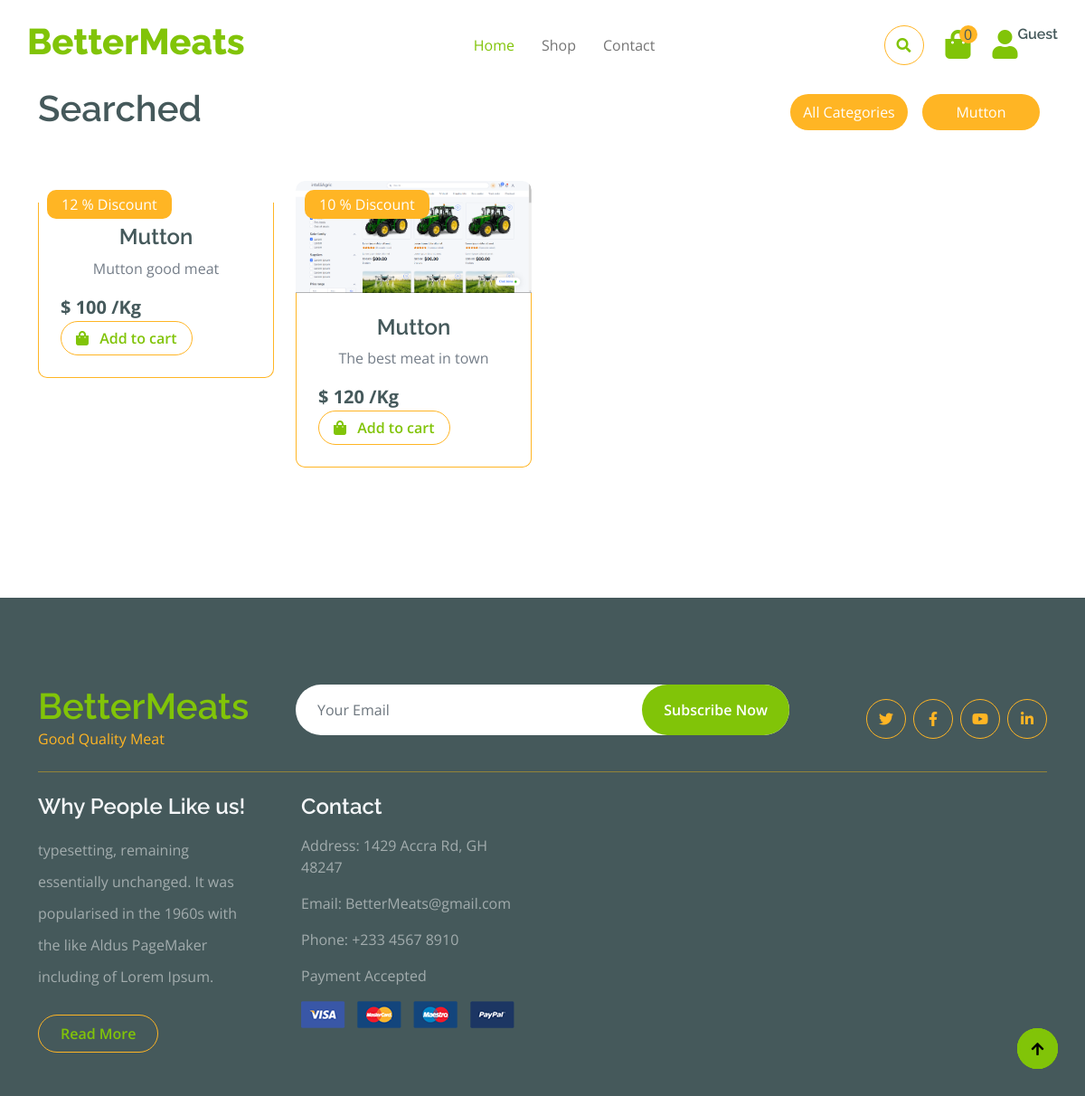
The app's page /view/frontend/showByCat.php?cat_id=4 with its own data.
### tables this page shows
CREATE TABLE `categories` (
  `cat_id` int(11) NOT NULL,
  `cat_name` varchar(100) NOT NULL
);

CREATE TABLE `products` (
  `product_id` int(11) NOT NULL,
  `product_cat` int(11) NOT NULL,
  `product_brand` int(11) NOT NULL,
  `product_title` varchar(200) NOT NULL,
  `product_price` double NOT NULL,
  `product_desc` varchar(500) DEFAULT NULL,
  `product_image` varchar(100) DEFAULT NULL,
  `product_keywords` varchar(100) DEFAULT NULL,
  `qnty` int(100) DEFAULT NULL,
  `recipes` varchar(255) NOT NULL
);

### controllers/general_controller.php (called while the page is built, shortened)
<?php
include(__DIR__ . "/../classes/general_class.php");
function get_category_name($cat_id){
    $general_class = new general_class();
    $cat = $general_class->getCategoryName($cat_id);
    return $cat;
}
function show_by_cat($cat_id){
    $general_class = new general_class();
    $found = $general_class->showByCat($cat_id);
    return $found;
}
?>

### classes/general_class.php (called while the page is built, shortened)
<?php
require_once(__DIR__ . "/../settings/db_class.php");
class general_class extends db_connection
{
		public function getCategoryName($cat_id){
			$sql = "SELECT * FROM `categories` WHERE `cat_id` = '$cat_id'";
			$category = $this->db_fetch_one($sql);
			return $category;
		}
		function showByCat($cat_id){
			$sql = "SELECT *, categories.cat_name FROM `categories`
			JOIN `products` ON categories.cat_id = products.product_cat
			WHERE cat_id = '$cat_id'";
			$showCat = $this->db_fetch_all($sql);
			return $showCat;
		}
}
?>

### settings/db_class.php (called while the page is built, shortened)
<?php
class db_connection
{
	public $db = null;
	public $results = null;
	function db_connect(){
		$this->db = mysqli_connect(SERVER,USERNAME,PASSWD,DATABASE);
		if (mysqli_connect_errno()) {
			return false;
		}else{
			return true;
		}
	}
	function db_query($sqlQuery){
		$this->results = mysqli_query($this->db,$sqlQuery);
		if ($this->results == false) {
			return false;
		}else{
			return true;
		}
	}
	function db_fetch_one($sql){
		if(!$this->db_query($sql)){
			return false;
		}
		return mysqli_fetch_assoc($this->results);
	}
	function db_fetch_all($sql){
		if(!$this->db_query($sql)){
			return false;
		}
		return mysqli_fetch_all($this->results, MYSQLI_ASSOC);
	}
}
?>

### actions/product.php (called while the page is built, shortened)
<?php
require_once(__DIR__ . "/../controllers/general_controller.php");
function getCategoryName($cat_id){
    $cat = get_category_name($cat_id);
    return $cat['cat_name'];
}
?>

### view/frontend/showByCat.php (the view, shortened to what this page needs)
<?php
require_once(__DIR__ . "/../../controllers/general_controller.php");
if(isset($_GET['cat_id'])) {
    $cat_id = $_GET["cat_id"];
    $productsfound = show_by_cat($cat_id);
}
?>
<!DOCTYPE html>
<html lang="en">
    <head>
        <link rel="stylesheet" href="https://use.fontawesome.com/releases/v5.15.4/css/all.css"/>
        <link href="https://cdn.jsdelivr.net/npm/bootstrap-icons@1.4.1/font/bootstrap-icons.css" rel="stylesheet">
        <link href="lib/lightbox/css/lightbox.min.css" rel="stylesheet">
        <link href="lib/owlcarousel/assets/owl.carousel.min.css" rel="stylesheet">
        <link href="css/bootstrap.min.css" rel="stylesheet">
        <link href="css/style.css" rel="stylesheet">
    </head>
    <body>
    <?php include "userNavBar.php" ?>
        <div class="container-fluid fruite py-5">
            <div class="container py-5">
                <div class="tab-class text-center">
                    <div class="row g-4">
                        <div class="col-lg-4 text-start">
                            <h1>Searched</h1>
                        </div>
                        <div class="col-lg-8 text-end">
                            <ul class="nav nav-pills d-inline-flex text-center mb-5">
                            <li class="nav-item">
                                <a class="d-flex m-2 py-2 bg-light rounded-pill active" data-bs-toggle="pill" href="#tab-1" onclick="window.location.href='index.php'">
                                    <span class="text-dark" style="width: 130px;">All Categories</span>
                                </a>
                            </li>
                                <li class="nav-item">
                                    <a class="d-flex m-2 py-2 bg-light rounded-pill active" data-bs-toggle="pill" href="#tab-1">
                                        <span class="text-dark" style="width: 130px;">
                                            <?php
                                                global $productsfound;
                                                echo $productsfound[0]['cat_name'];
                                            ?>
                                        </span>
                                    </a>
                                </li>
                            </ul>
                        </div>
                    </div>
                    <div class="tab-content">
                        <div id="tab-1" class="tab-pane fade show p-0 active">
                            <div class="row g-4">
                                <div class="col-lg-12">
                                    <div class="row g-4">
                                        <?php
                                            global $productsfound;
                                            if (empty($productsfound)) {
                                                return null;
                                            } else {
                                                foreach ($productsfound as $product): ?>
                                                    <div class="col-md-6 col-lg-4 col-xl-3">
                                                        <div class="rounded position-relative fruite-item">
                                                            <div class="fruite-img">
                                                                <img src="../../upload/<?php echo $product["product_image"]; ?>" class="img-fluid w-100 rounded-top" alt="" width = 400 title="<?php echo $product['product_image']; ?> ">
                                                            </div>
                                                            <div class="text-white bg-secondary px-3 py-1 rounded position-absolute" style="top: 10px; left: 10px;"> <?php echo $product["product_desc"]?> % Discount </div>
                                                            <div class="p-4 border border-secondary border-top-0 rounded-bottom">
                                                                <h4><?php echo getCategoryName($product["product_cat"])?></h4>
                                                                <p><?php echo $product["product_title"]?></p>
                                                                <div class="d-flex justify-content-between flex-lg-wrap">
                                                                    <p class="text-dark fs-5 fw-bold mb-0"> $ <?php echo $product["product_price"]?> /Kg </p>
                                                                    <a href="index.php?add_to_cart=<?php echo trim($product['product_id']); ?>" class="btn border border-secondary rounded-pill px-3 text-primary">
                                                                        <i class="fa fa-shopping-bag me-2 text-primary"></i> Add to cart
                                                                    </a>
                                                                </div>
                                                            </div>
                                                        </div>
                                                    </div>
                                                <?php endforeach;
                                            }
                                        ?>
                                    </div>
                                </div>
                            </div>
                        </div>
                    </div>
                </div>
            </div>
        </div>
        <a href="#" class="btn btn-primary border-3 border-primary rounded-circle back-to-top"><i class="fa fa-arrow-up"></i></a>
        <a href="#" class="btn btn-primary border-3 border-primary rounded-circle back-to-top"><i class="fa fa-arrow-up"></i></a>
        <?php include "pages/footer.php" ?>
    </body>
</html>

### view/frontend/css/style.css (style rules this page uses)
.back-to-top { position: fixed; right: 30px; bottom: 30px; display: flex; width: 45px; height: 45px; align-items: center; justify-content: center; transition: 0.5s; z-index: 99; }
.btn { font-weight: 600; transition: .5s; }
.btn.border-secondary { transition: 0.5s; }
.fruite .tab-class .nav-item a.active { background: var(--bs-secondary) !important; }
.fruite .tab-class .nav-item a.active span { color: var(--bs-white) !important; }
.fruite .fruite-item { height: 100%; transition: 0.5s; }
.fruite .fruite-item .fruite-img { overflow: hidden; transition: 0.5s; border-radius: 10px 10px 0 0; }
.fruite .fruite-item .fruite-img img { transition: 0.5s; }

### records on screen
categories: cat_name "Mutton"
products: product_desc "12", product_cat.cat_name "Mutton", product_title "Mutton good meat", product_price "100"
products: product_image (picture), product_desc "10", product_cat.cat_name "Mutton", product_title "The best meat in town", product_price "120"

### other values on screen
$numProductInCart = get_num_details() "0"
